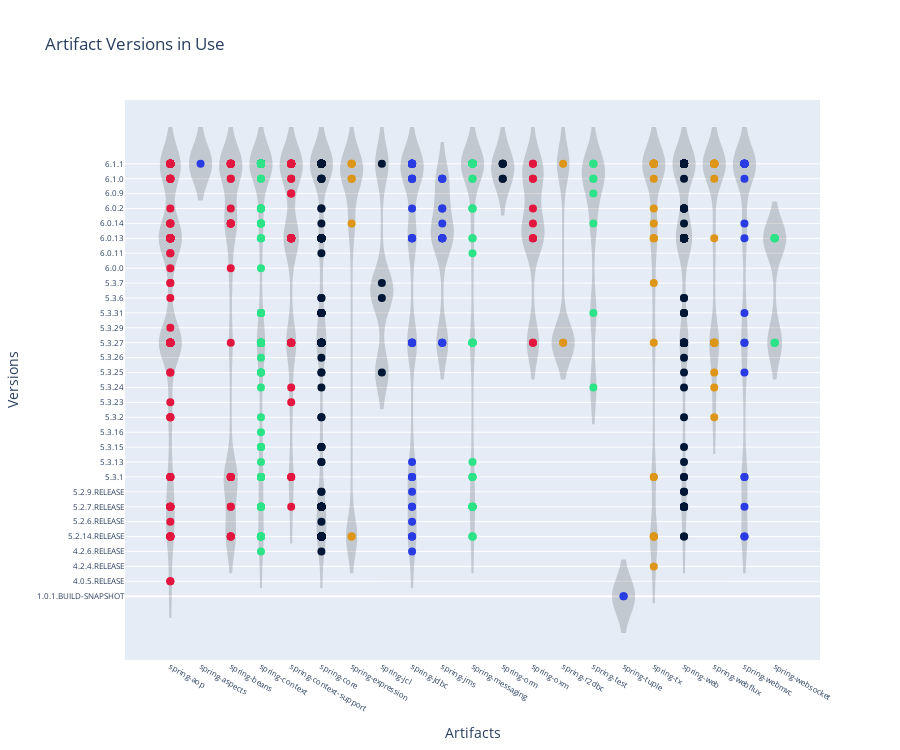

Notebook source saved alongside this figure:
### Code cell
import plotly.graph_objects as go
import code_data_science.palette as palette

colors = palette.colors_by_weight(500)

fig = go.Figure()

# Add a trace to the plot for each category
for i, category in enumerate(df["nArtifactId"].unique()):
    category_data = df[df["nArtifactId"] == category]

    fig.add_trace(
        go.Scatter(
            x=category_data["nArtifactId"],
            y=category_data["nVersion"],
            mode="markers",
            marker=dict(color=colors[i % len(colors)], size=8),
            showlegend=False,
            name="",
        )
    )

    fig.add_trace(
        go.Violin(
            x=category_data["nArtifactId"],
            y=category_data["nVersion"],
            fillcolor="black",
            opacity=0.15,
            line_color="black",
            showlegend=False,
            width=0.7,
            bandwidth=1.2,
        )
    )

num_versions = df["nVersion"].nunique()
height_per_version = 25
fig_height = num_versions * height_per_version
tick_font_size = 8
# Customizing the layout
fig.update_layout(
    title="Artifact versions in use",
    xaxis_title="Artifacts",
    yaxis_title="Versions",
    height=fig_height,
    xaxis=dict(
        tickfont=dict(size=tick_font_size),
        tickmode="array",
        tickvals=list(gmap.values()),
        ticktext=list(gmap.keys()),
    ),
    yaxis=dict(
        tickfont=dict(size=tick_font_size),
        tickmode="array",
        tickvals=list(vmap.values()),
        ticktext=list(vmap.keys()),
    ),
)

fig.show()

### Figure 1 — Plotly figure (JSON) as saved in the notebook; plotly's stock layout.template omitted (floating-point values rounded to 4 significant figures; data arrays with more than 128 entries replaced by an {"elided": "..."} marker saying what was removed)
{"data": [{"marker": {"color": "#293be3", "size": 8}, "mode": "markers", "name": "", "showlegend": false, "type": "scatter", "x": [15, 15], "y": [0, 0]}, {"bandwidth": 1.2, "fillcolor": "black", "line": {"color": "black"}, "opacity": 0.15, "showlegend": false, "type": "violin", "width": 0.7, "x": [15, 15], "y": [0, 0]}, {"marker": {"color": "#e3163f", "size": 8}, "mode": "markers", "name": "", "showlegend": false, "type": "scatter", "x": {"elided": "148 int values"}, "y": {"elided": "148 int values"}}, {"bandwidth": 1.2, "fillcolor": "black", "line": {"color": "black"}, "opacity": 0.15, "showlegend": false, "type": "violin", "width": 0.7, "x": {"elided": "148 int values"}, "y": {"elided": "148 int values"}}, {"marker": {"color": "#dd9618", "size": 8}, "mode": "markers", "name": "", "showlegend": false, "type": "scatter", "x": [16, 16, 16, 16, 16, 16, 16, 16, 16, 16, 16, 16, 16, 16, 16, 16, 16, 16, 16, 16, 16, 16, 16, 16, 16, 16, 16, 16, 16, 16, 16], "y": [2, 4, 4, 4, 4, 8, 8, 17, 21, 24, 24, 24, 25, 26, 28, 29, 29, 29, 29, 29, 29, 29, 29, 29, 29, 29, 29, 29, 29, 29, 29]}, {"bandwidth": 1.2, "fillcolor": "black", "line": {"color": "black"}, "opacity": 0.15, "showlegend": false, "type": "violin", "width": 0.7, "x": [16, 16, 16, 16, 16, 16, 16, 16, 16, 16, 16, 16, 16, 16, 16, 16, 16, 16, 16, 16, 16, 16, 16, 16, 16, 16, 16, 16, 16, 16, 16], "y": [2, 4, 4, 4, 4, 8, 8, 17, 21, 24, 24, 24, 25, 26, 28, 29, 29, 29, 29, 29, 29, 29, 29, 29, 29, 29, 29, 29, 29, 29, 29]}, {"marker": {"color": "#2de388", "size": 8}, "mode": "markers", "name": "", "showlegend": false, "type": "scatter", "x": {"elided": "168 int values"}, "y": {"elided": "168 int values"}}, {"bandwidth": 1.2, "fillcolor": "black", "line": {"color": "black"}, "opacity": 0.15, "showlegend": false, "type": "violin", "width": 0.7, "x": {"elided": "168 int values"}, "y": {"elided": "168 int values"}}, {"marker": {"color": "#001635", "size": 8}, "mode": "markers", "name": "", "showlegend": false, "type": "scatter", "x": {"elided": "245 int values"}, "y": {"elided": "245 int values"}}, {"bandwidth": 1.2, "fillcolor": "black", "line": {"color": "black"}, "opacity": 0.15, "showlegend": false, "type": "violin", "width": 0.7, "x": {"elided": "245 int values"}, "y": {"elided": "245 int values"}}, {"marker": {"color": "#293be3", "size": 8}, "mode": "markers", "name": "", "showlegend": false, "type": "scatter", "x": [8, 8, 8, 8, 8, 8, 8, 8, 8, 8, 8, 8, 8, 8, 8, 8, 8, 8, 8, 8, 8, 8, 8, 8, 8, 8, 8, 8, 8, 8, 8, 8, 8, 8, 8, 8, 8, 8, 8, 8, 8], "y": [3, 4, 4, 4, 5, 6, 6, 7, 8, 8, 8, 9, 17, 17, 17, 17, 17, 17, 24, 24, 24, 24, 24, 26, 28, 28, 28, 28, 29, 29, 29, 29, 29, 29, 29, 29, 29, 29, 29, 29, 29]}, {"bandwidth": 1.2, "fillcolor": "black", "line": {"color": "black"}, "opacity": 0.15, "showlegend": false, "type": "violin", "width": 0.7, "x": [8, 8, 8, 8, 8, 8, 8, 8, 8, 8, 8, 8, 8, 8, 8, 8, 8, 8, 8, 8, 8, 8, 8, 8, 8, 8, 8, 8, 8, 8, 8, 8, 8, 8, 8, 8, 8, 8, 8, 8, 8], "y": [3, 4, 4, 4, 5, 6, 6, 7, 8, 8, 8, 9, 17, 17, 17, 17, 17, 17, 24, 24, 24, 24, 24, 26, 28, 28, 28, 28, 29, 29, 29, 29, 29, 29, 29, 29, 29, 29, 29, 29, 29]}, {"marker": {"color": "#e3163f", "size": 8}, "mode": "markers", "name": "", "showlegend": false, "type": "scatter", "x": [2, 2, 2, 2, 2, 2, 2, 2, 2, 2, 2, 2, 2, 2, 2, 2, 2, 2, 2, 2, 2, 2, 2, 2, 2, 2, 2, 2, 2, 2, 2, 2], "y": [4, 4, 4, 4, 6, 6, 8, 8, 8, 8, 8, 8, 17, 22, 25, 25, 25, 25, 25, 26, 28, 28, 29, 29, 29, 29, 29, 29, 29, 29, 29, 29]}, {"bandwidth": 1.2, "fillcolor": "black", "line": {"color": "black"}, "opacity": 0.15, "showlegend": false, "type": "violin", "width": 0.7, "x": [2, 2, 2, 2, 2, 2, 2, 2, 2, 2, 2, 2, 2, 2, 2, 2, 2, 2, 2, 2, 2, 2, 2, 2, 2, 2, 2, 2, 2, 2, 2, 2], "y": [4, 4, 4, 4, 6, 6, 8, 8, 8, 8, 8, 8, 17, 22, 25, 25, 25, 25, 25, 26, 28, 28, 29, 29, 29, 29, 29, 29, 29, 29, 29, 29]}, {"marker": {"color": "#dd9618", "size": 8}, "mode": "markers", "name": "", "showlegend": false, "type": "scatter", "x": [6, 6, 6, 6, 6, 6, 6, 6], "y": [4, 4, 25, 28, 28, 29, 29, 29]}, {"bandwidth": 1.2, "fillcolor": "black", "line": {"color": "black"}, "opacity": 0.15, "showlegend": false, "type": "violin", "width": 0.7, "x": [6, 6, 6, 6, 6, 6, 6, 6], "y": [4, 4, 25, 28, 28, 29, 29, 29]}, {"marker": {"color": "#2de388", "size": 8}, "mode": "markers", "name": "", "showlegend": false, "type": "scatter", "x": [10, 10, 10, 10, 10, 10, 10, 10, 10, 10, 10, 10, 10, 10, 10, 10, 10, 10, 10, 10, 10, 10, 10, 10, 10, 10, 10, 10, 10, 10, 10, 10, 10, 10, 10, 10, 10, 10, 10, 10, 10, 10, 10, 10, 10, 10, 10, 10, 10, 10, 10, 10, 10, 10, 10, 10, 10, 10, 10, 10, 10, 10, 10, 10, 10, 10, 10, 10, 10, 10, 10, 10, 10, 10, 10, 10, 10, 10, 10, 10, 10, 10, 10, 10], "y": [4, 4, 4, 6, 6, 6, 6, 6, 6, 6, 8, 8, 8, 9, 17, 17, 17, 17, 17, 17, 17, 17, 23, 24, 24, 26, 26, 26, 28, 28, 29, 29, 29, 29, 29, 29, 29, 29, 29, 29, 29, 29, 29, 29, 29, 29, 29, 29, 29, 29, 29, 29, 29, 29, 29, 29, 29, 29, 29, 29, 29, 29, 29, 29, 29, 29, 29, 29, 29, 29, 29, 29, 29, 29, 29, 29, 29, 29, 29, 29, 29, 29, 29, 29]}, {"bandwidth": 1.2, "fillcolor": "black", "line": {"color": "black"}, "opacity": 0.15, "showlegend": false, "type": "violin", "width": 0.7, "x": [10, 10, 10, 10, 10, 10, 10, 10, 10, 10, 10, 10, 10, 10, 10, 10, 10, 10, 10, 10, 10, 10, 10, 10, 10, 10, 10, 10, 10, 10, 10, 10, 10, 10, 10, 10, 10, 10, 10, 10, 10, 10, 10, 10, 10, 10, 10, 10, 10, 10, 10, 10, 10, 10, 10, 10, 10, 10, 10, 10, 10, 10, 10, 10, 10, 10, 10, 10, 10, 10, 10, 10, 10, 10, 10, 10, 10, 10, 10, 10, 10, 10, 10, 10], "y": [4, 4, 4, 6, 6, 6, 6, 6, 6, 6, 8, 8, 8, 9, 17, 17, 17, 17, 17, 17, 17, 17, 23, 24, 24, 26, 26, 26, 28, 28, 29, 29, 29, 29, 29, 29, 29, 29, 29, 29, 29, 29, 29, 29, 29, 29, 29, 29, 29, 29, 29, 29, 29, 29, 29, 29, 29, 29, 29, 29, 29, 29, 29, 29, 29, 29, 29, 29, 29, 29, 29, 29, 29, 29, 29, 29, 29, 29, 29, 29, 29, 29, 29, 29]}, {"marker": {"color": "#001635", "size": 8}, "mode": "markers", "name": "", "showlegend": false, "type": "scatter", "x": {"elided": "187 int values"}, "y": {"elided": "187 int values"}}, {"bandwidth": 1.2, "fillcolor": "black", "line": {"color": "black"}, "opacity": 0.15, "showlegend": false, "type": "violin", "width": 0.7, "x": {"elided": "187 int values"}, "y": {"elided": "187 int values"}}, {"marker": {"color": "#293be3", "size": 8}, "mode": "markers", "name": "", "showlegend": false, "type": "scatter", "x": [19, 19, 19, 19, 19, 19, 19, 19, 19, 19, 19, 19, 19, 19, 19, 19, 19, 19, 19, 19, 19, 19, 19], "y": [4, 4, 6, 8, 8, 15, 17, 17, 19, 24, 25, 28, 29, 29, 29, 29, 29, 29, 29, 29, 29, 29, 29]}, {"bandwidth": 1.2, "fillcolor": "black", "line": {"color": "black"}, "opacity": 0.15, "showlegend": false, "type": "violin", "width": 0.7, "x": [19, 19, 19, 19, 19, 19, 19, 19, 19, 19, 19, 19, 19, 19, 19, 19, 19, 19, 19, 19, 19, 19, 19], "y": [4, 4, 6, 8, 8, 15, 17, 17, 19, 24, 25, 28, 29, 29, 29, 29, 29, 29, 29, 29, 29, 29, 29]}, {"marker": {"color": "#e3163f", "size": 8}, "mode": "markers", "name": "", "showlegend": false, "type": "scatter", "x": [4, 4, 4, 4, 4, 4, 4, 4, 4, 4, 4, 4, 4, 4, 4, 4, 4, 4, 4, 4, 4, 4, 4, 4, 4, 4, 4, 4, 4, 4, 4, 4, 4, 4, 4, 4, 4, 4, 4, 4, 4, 4, 4, 4, 4, 4, 4, 4, 4, 4, 4, 4, 4, 4, 4, 4], "y": [6, 8, 8, 8, 13, 14, 17, 17, 17, 17, 17, 17, 17, 17, 17, 24, 24, 24, 24, 24, 24, 24, 24, 24, 24, 24, 24, 24, 24, 24, 27, 27, 28, 28, 29, 29, 29, 29, 29, 29, 29, 29, 29, 29, 29, 29, 29, 29, 29, 29, 29, 29, 29, 29, 29, 29]}, {"bandwidth": 1.2, "fillcolor": "black", "line": {"color": "black"}, "opacity": 0.15, "showlegend": false, "type": "violin", "width": 0.7, "x": [4, 4, 4, 4, 4, 4, 4, 4, 4, 4, 4, 4, 4, 4, 4, 4, 4, 4, 4, 4, 4, 4, 4, 4, 4, 4, 4, 4, 4, 4, 4, 4, 4, 4, 4, 4, 4, 4, 4, 4, 4, 4, 4, 4, 4, 4, 4, 4, 4, 4, 4, 4, 4, 4, 4, 4], "y": [6, 8, 8, 8, 13, 14, 17, 17, 17, 17, 17, 17, 17, 17, 17, 24, 24, 24, 24, 24, 24, 24, 24, 24, 24, 24, 24, 24, 24, 24, 27, 27, 28, 28, 29, 29, 29, 29, 29, 29, 29, 29, 29, 29, 29, 29, 29, 29, 29, 29, 29, 29, 29, 29, 29, 29]}, {"marker": {"color": "#dd9618", "size": 8}, "mode": "markers", "name": "", "showlegend": false, "type": "scatter", "x": [18, 18, 18, 18, 18, 18, 18, 18, 18, 18, 18, 18, 18, 18, 18, 18, 18, 18, 18, 18, 18, 18, 18, 18, 18, 18, 18, 18, 18, 18, 18], "y": [12, 14, 15, 17, 17, 17, 17, 17, 17, 17, 24, 28, 29, 29, 29, 29, 29, 29, 29, 29, 29, 29, 29, 29, 29, 29, 29, 29, 29, 29, 29]}, {"bandwidth": 1.2, "fillcolor": "black", "line": {"color": "black"}, "opacity": 0.15, "showlegend": false, "type": "violin", "width": 0.7, "x": [18, 18, 18, 18, 18, 18, 18, 18, 18, 18, 18, 18, 18, 18, 18, 18, 18, 18, 18, 18, 18, 18, 18, 18, 18, 18, 18, 18, 18, 18, 18], "y": [12, 14, 15, 17, 17, 17, 17, 17, 17, 17, 24, 28, 29, 29, 29, 29, 29, 29, 29, 29, 29, 29, 29, 29, 29, 29, 29, 29, 29, 29, 29]}, {"marker": {"color": "#2de388", "size": 8}, "mode": "markers", "name": "", "showlegend": false, "type": "scatter", "x": [14, 14, 14, 14, 14, 14, 14, 14, 14], "y": [14, 19, 25, 27, 28, 28, 29, 29, 29]}, {"bandwidth": 1.2, "fillcolor": "black", "line": {"color": "black"}, "opacity": 0.15, "showlegend": false, "type": "violin", "width": 0.7, "x": [14, 14, 14, 14, 14, 14, 14, 14, 14], "y": [14, 19, 25, 27, 28, 28, 29, 29, 29]}, {"marker": {"color": "#001635", "size": 8}, "mode": "markers", "name": "", "showlegend": false, "type": "scatter", "x": [7, 7, 7, 7], "y": [15, 20, 21, 29]}, {"bandwidth": 1.2, "fillcolor": "black", "line": {"color": "black"}, "opacity": 0.15, "showlegend": false, "type": "violin", "width": 0.7, "x": [7, 7, 7, 7], "y": [15, 20, 21, 29]}, {"marker": {"color": "#293be3", "size": 8}, "mode": "markers", "name": "", "showlegend": false, "type": "scatter", "x": [9, 9, 9, 9, 9, 9, 9, 9, 9, 9, 9, 9, 9, 9], "y": [17, 17, 17, 24, 24, 24, 24, 24, 25, 26, 26, 28, 28, 28]}, {"bandwidth": 1.2, "fillcolor": "black", "line": {"color": "black"}, "opacity": 0.15, "showlegend": false, "type": "violin", "width": 0.7, "x": [9, 9, 9, 9, 9, 9, 9, 9, 9, 9, 9, 9, 9, 9], "y": [17, 17, 17, 24, 24, 24, 24, 24, 25, 26, 26, 28, 28, 28]}, {"marker": {"color": "#e3163f", "size": 8}, "mode": "markers", "name": "", "showlegend": false, "type": "scatter", "x": [12, 12, 12, 12, 12, 12, 12, 12, 12, 12, 12], "y": [17, 17, 24, 24, 24, 25, 26, 28, 28, 29, 29]}, {"bandwidth": 1.2, "fillcolor": "black", "line": {"color": "black"}, "opacity": 0.15, "showlegend": false, "type": "violin", "width": 0.7, "x": [12, 12, 12, 12, 12, 12, 12, 12, 12, 12, 12], "y": [17, 17, 24, 24, 24, 25, 26, 28, 28, 29, 29]}, {"marker": {"color": "#dd9618", "size": 8}, "mode": "markers", "name": "", "showlegend": false, "type": "scatter", "x": [13, 13, 13], "y": [17, 17, 29]}, {"bandwidth": 1.2, "fillcolor": "black", "line": {"color": "black"}, "opacity": 0.15, "showlegend": false, "type": "violin", "width": 0.7, "x": [13, 13, 13], "y": [17, 17, 29]}, {"marker": {"color": "#2de388", "size": 8}, "mode": "markers", "name": "", "showlegend": false, "type": "scatter", "x": [20, 20, 20, 20, 20, 20, 20, 20], "y": [17, 17, 17, 24, 24, 24, 24, 24]}, {"bandwidth": 1.2, "fillcolor": "black", "line": {"color": "black"}, "opacity": 0.15, "showlegend": false, "type": "violin", "width": 0.7, "x": [20, 20, 20, 20, 20, 20, 20, 20], "y": [17, 17, 17, 24, 24, 24, 24, 24]}, {"marker": {"color": "#001635", "size": 8}, "mode": "markers", "name": "", "showlegend": false, "type": "scatter", "x": [11, 11, 11, 11, 11, 11], "y": [28, 28, 29, 29, 29, 29]}, {"bandwidth": 1.2, "fillcolor": "black", "line": {"color": "black"}, "opacity": 0.15, "showlegend": false, "type": "violin", "width": 0.7, "x": [11, 11, 11, 11, 11, 11], "y": [28, 28, 29, 29, 29, 29]}, {"marker": {"color": "#293be3", "size": 8}, "mode": "markers", "name": "", "showlegend": false, "type": "scatter", "x": [1], "y": [29]}, {"bandwidth": 1.2, "fillcolor": "black", "line": {"color": "black"}, "opacity": 0.15, "showlegend": false, "type": "violin", "width": 0.7, "x": [1], "y": [29]}], "layout": {"height": 750, "title": {"text": "Artifact Versions in Use"}, "xaxis": {"tickfont": {"size": 8}, "tickmode": "array", "ticktext": ["spring-aop", "spring-aspects", "spring-beans", "spring-context", "spring-context-support", "spring-core", "spring-expression", "spring-jcl", "spring-jdbc", "spring-jms", "spring-messaging", "spring-orm", "spring-oxm", "spring-r2dbc", "spring-test", "spring-tuple", "spring-tx", "spring-web", "spring-webflux", "spring-webmvc", "spring-websocket"], "tickvals": [0, 1, 2, 3, 4, 5, 6, 7, 8, 9, 10, 11, 12, 13, 14, 15, 16, 17, 18, 19, 20], "title": {"text": "Artifacts"}}, "yaxis": {"tickfont": {"size": 8}, "tickmode": "array", "ticktext": ["1.0.1.BUILD-SNAPSHOT", "4.0.5.RELEASE", "4.2.4.RELEASE", "4.2.6.RELEASE", "5.2.14.RELEASE", "5.2.6.RELEASE", "5.2.7.RELEASE", "5.2.9.RELEASE", "5.3.1", "5.3.13", "5.3.15", "5.3.16", "5.3.2", "5.3.23", "5.3.24", "5.3.25", "5.3.26", "5.3.27", "5.3.29", "5.3.31", "5.3.6", "5.3.7", "6.0.0", "6.0.11", "6.0.13", "6.0.14", "6.0.2", "6.0.9", "6.1.0", "6.1.1"], "tickvals": [0, 1, 2, 3, 4, 5, 6, 7, 8, 9, 10, 11, 12, 13, 14, 15, 16, 17, 18, 19, 20, 21, 22, 23, 24, 25, 26, 27, 28, 29], "title": {"text": "Versions"}}}}
